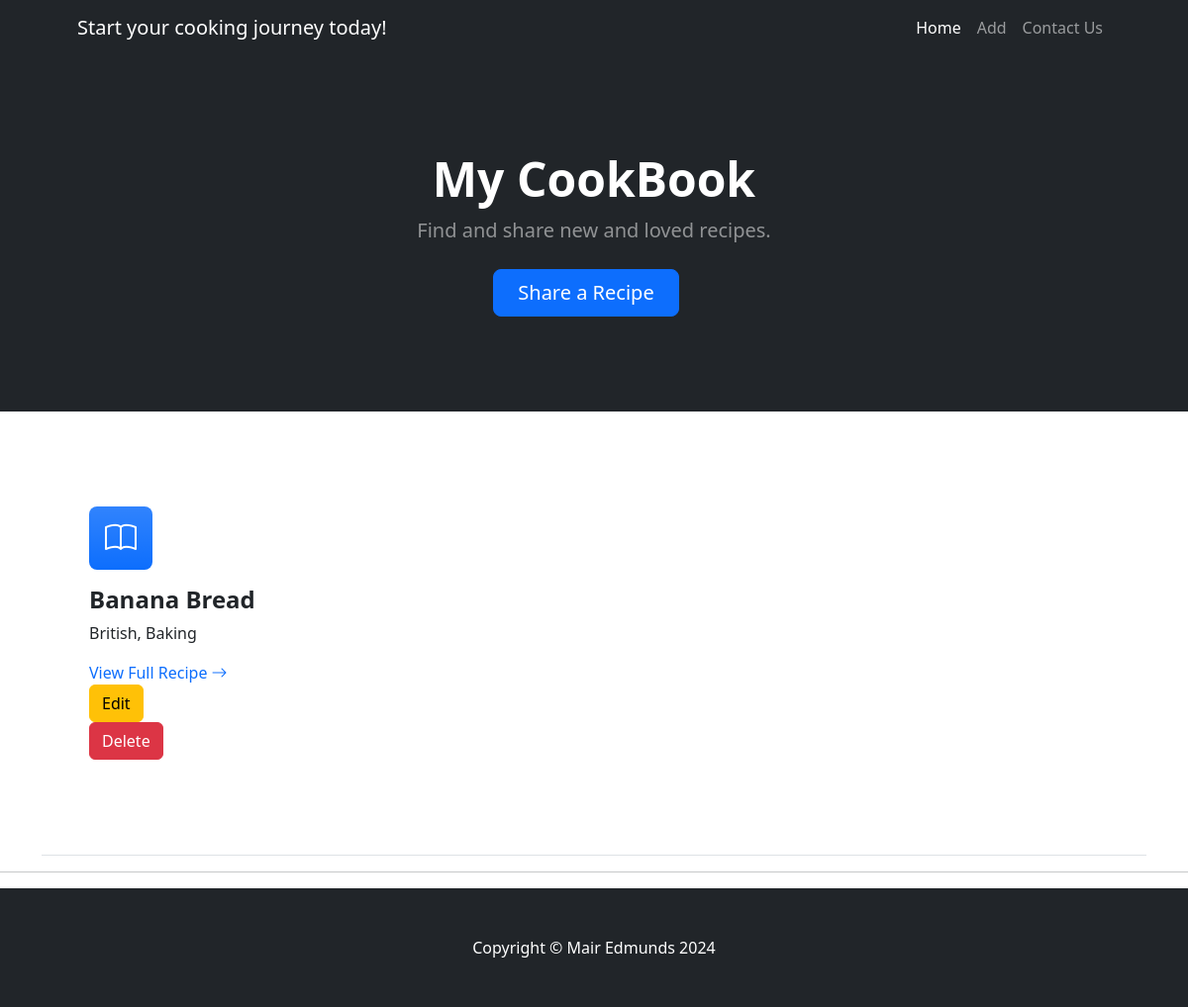
Before: / with the older database file.
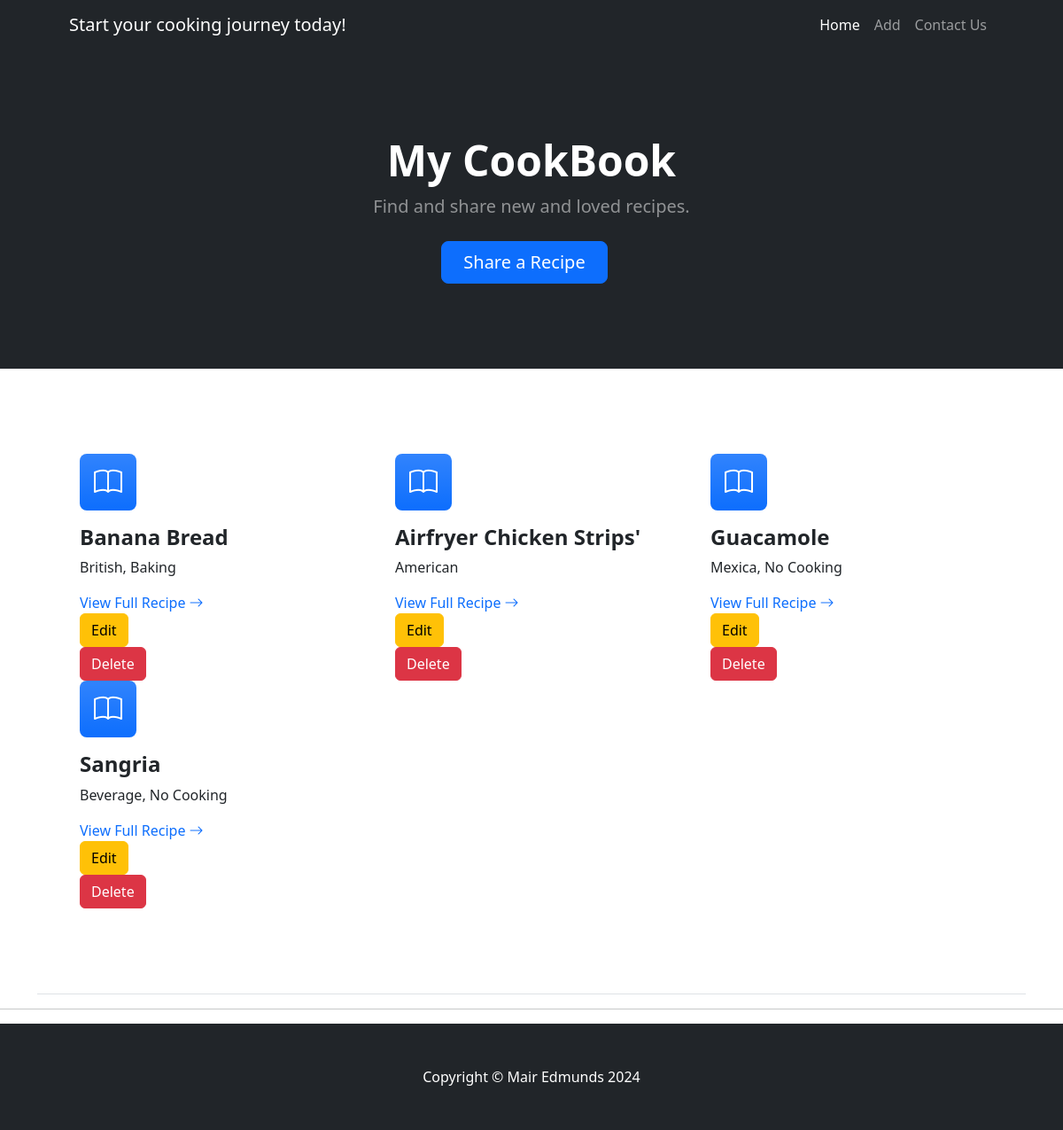
After: the same page with the newer database file.
### run.py (models this page shows)
class Recipe(db.Model):
    id = db.Column(db.Integer, primary_key=True)
    name = db.Column(db.String(255), nullable=False)
    ingredients = db.Column(db.Text, nullable=False)
    instructions = db.Column(db.Text, nullable=False)
    tools = db.Column(db.String(255), nullable=False)
    cuisine = db.Column(db.String(255), nullable=False)

### run.py (the view)
@app.route("/")
def index():
    recipes = Recipe.query.all()
    return render_template("index.html", recipes=recipes)

### templates/index.html
{% extends "base.html" %}
{% block content %}
<section class="py-5 border-bottom" id="features">
    <div class="container px-5 my-5">
        <div class="row gx-5">
            {% for recipe in recipes %}
            <div class="col-lg-4 mb-5 mb-lg-0">
                <div class="feature bg-primary bg-gradient text-white rounded-3 mb-3"><i class="bi bi-book"></i>
                </div>
                <h2 class="h4 fw-bolder">{{ recipe.name }}</h2>
                <p>{{ recipe.cuisine }}</p>
                <div>
                    <a href="{{ url_for('full_recipe', recipe_id=recipe.id) }}" class="text-decoration-none">
                        View Full Recipe
                        <i class="bi bi-arrow-right"></i>
                    </a>
                </div>
                <div>
                    <a class="btn btn-warning" href="{{ url_for('edit_recipe', recipe_id=recipe.id) }}">
                        Edit
                    </a>
                </div>
                <div>
                    <a class="btn btn-danger" href="{{ url_for('delete_recipe', recipe_id=recipe.id) }}">
                        Delete
                    </a>
                </div>
            </div>
            {% endfor %}
        </div>
    </div>
</section>
{% endblock %}

### templates/base.html (shortened to what this page needs)
<!DOCTYPE html>
<html lang="en">
<head>
    <link rel="stylesheet" href="{{ url_for('static', filename='css/styles.css') }}">
    <link rel="stylesheet" href="https://use.fontawesome.com/releases/v5.7.2/css/all.css"
>
    <link href="https://cdn.jsdelivr.net/npm/bootstrap-icons@1.4.1/font/bootstrap-icons.css" rel="stylesheet" />
    <link href="{{ url_for('static', filename='css/styles.css') }}" rel="stylesheet" />
</head>
<body>
    <nav class="navbar navbar-expand-lg navbar-dark bg-dark fixed-top">
        <div class="container px-5">
            <a class="navbar-brand" href="{{ url_for('index')}}">Start your cooking journey today!</a>
            <div class="collapse navbar-collapse" id="navbarSupportedContent">
                <ul class="navbar-nav ms-auto mb-2 mb-lg-0">
                    <li class="nav-item"><a class="nav-link active" aria-current="page"
                            href="{{ url_for('index')}}">Home</a></li>
                    <li class="nav-item"><a class="nav-link" href="{{ url_for('addrecipe')}}">Add</a></li>
                    <li class="nav-item"><a class="nav-link" href="{{ url_for('contact')}}">Contact Us</a>
                    </li>
                </ul>
            </div>
        </div>
    </nav>
    <header class="bg-dark py-5">
        <div class="container px-5">
            <div class="row gx-5 justify-content-center">
                <div class="col-lg-6">
                    <div class="text-center my-5">
                        <h1 class="display-5 fw-bolder text-white mb-2">My CookBook</h1>
                        <p class="lead text-white-50 mb-4">Find and share new and loved recipes.</p>
                        <div class="d-grid gap-3 d-sm-flex justify-content-sm-center">
                            <a class="btn btn-primary btn-lg px-4 me-sm-3" href="{{ url_for('addrecipe') }}">Share a
                                Recipe</a>
                        </div>
                    </div>
                </div>
            </div>
        </div>
    </header>
    <div class="container">
        {% block content %}
        {% endblock %}
    </div>
    <hr>
    <footer class="py-5 bg-dark">
        <div class="container px-5">
            <p class="m-0 text-center text-white">Copyright &copy; Mair Edmunds 2024</p>
        </div>
    </footer>
</body>
</html>

Changed rows visible on the page:
added Recipe: name "Airfryer Chicken Strips'", cuisine "American"
added Recipe: name "Guacamole", cuisine "Mexica, No Cooking"
added Recipe: name "Sangria", cuisine "Beverage, No Cooking"
